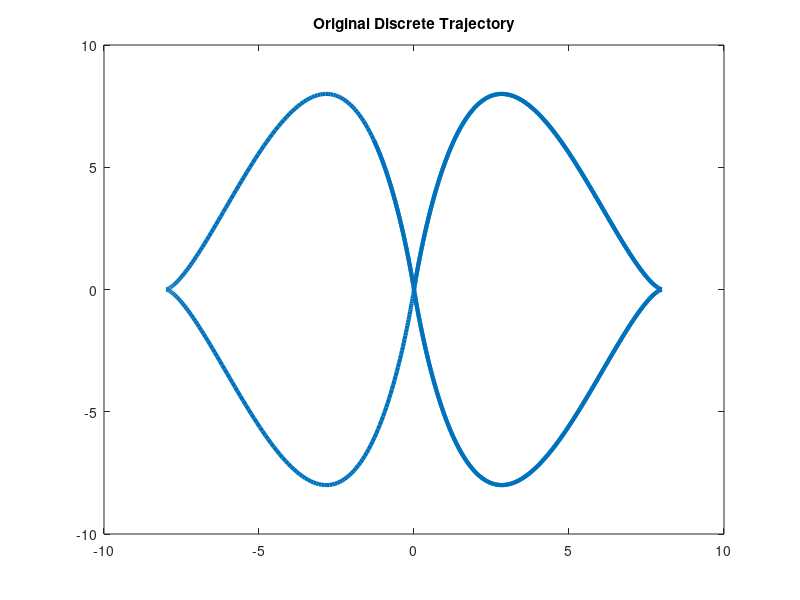

Reproduce this figure in MATLAB. (Note: this script raises an error after producing the figure.)
% velocity motion model based inverse kinematics
% (c) Mohammad Ali rizvi

clear;clc; close all;
T =0.01;
ITER = 1000;
L = 0.5; %robot width
r = 0.25; %wheel radius

t=linspace(-pi,pi,ITER); 
xt = 8*sin(t).^3; yt = 8*sin((2*t)).^3;
%plot(x,y)

N=0:ITER;
x = 8*(sin(N*T)).^3;
y = 8*(sin(2*N*T)).^3;
%figure;
plot(x,y, 'linewidth', 3)
title('Original Discrete Trajectory')
figure;

% initializing
phiN = zeros(1, ITER); w = zeros(1, ITER); v = zeros(1, ITER);
v_r = zeros(1, ITER); v_l = zeros(1, ITER); w_l = zeros(1, ITER); 
w_r = zeros(1, ITER);

for n=2:length(N)-1
    phiN(n) = atan2(y(n) - y(n-1), x(n) - x(n-1));
    
    meu = 0.5*( (sin(phiN(n))*(y(n+1)-y(n))+cos(phiN(n))*(x(n+1)-x(n))) ...
        / (cos(phiN(n))*(y(n+1)-y(n))-sin(phiN(n))*(x(n+1)-x(n))) );
    
    xm = 0.5*(x(n)+x(n+1));
    ym = 0.5*(y(n)+y(n+1));
    
    xs = xm - (meu/2)*(y(n+1)-y(n));
    ys = ym + (meu/2)*(x(n+1)-x(n));

    R = sqrt((x(n)-xs)^2+(y(n)-ys)^2);
    
    theta_1 = atan2(y(n)-ys,x(n)-xs);
    theta_2 = atan2(y(n+1)-ys,x(n+1)-xs);

    delta_phi_n = wrapToPi(theta_1 - theta_2);
    
    w(n) = delta_phi_n / T;
    
    v(n) = R*abs(w(n));
    
    v_r(n) = ( (R + 0.5*L).*w(n)); % right wheel linear velocity
    w_r(n) = v_r(n)/ r; % right wheel angular velocity

    v_l(n) = ( (R - 0.5*L).*w(n)); % left wheel linear velocity
    w_l(n) = v_l(n)/r; % left wheel angular velocity
    
end 

subplot 211
plot(v,'linewidth',2); legend('v_n'); title('linear velocity')
subplot 212
plot(w,'linewidth',2); legend('\omega_n'); title('anguar velocity')
figure;

% R_t = v./w; 
% 
% v_r = ( (R_t + 0.5*L).*w); % right wheel linear velocity
% w_r = v_r ./ r; % right wheel angular velocity
% 
% v_l = ( (R_t - 0.5*L).*w); % left wheel linear velocity
% w_l = v_l./r; % left wheel angular velocity

subplot 121
plot(w_r,'linewidth',2); legend('\omega_r'); title('w_r')
subplot 122
plot(w_l,'linewidth',2); legend('\omega_l'); title('w_l')
% subplot 223
% plot(v_r); title('v_r')
% subplot 224
% plot(v_l); title('v_l')

% %plotting initializations: 
% axis tight manual % this ensures that getframe() returns a consistent size
% filename = 'testAnimated.gif';
% h = figure; 

x_f = zeros(1, ITER); y_f = zeros(1, ITER); phi_f = zeros(1, ITER); 
for n = 1:ITER-1
%     x_f(n+1) = x_f(n) + (v(n)/w(n))*(-sin(phiN(n))+sin(phiN(n)+w(n)*T));
%     y_f(n+1) = y_f(n) + (v(n)/w(n))*(-cos(phiN(n))+cos(phiN(n)+w(n)*T));
    
    x_f(n+1) = x_f(n) + v(n)*T*cos(phiN(n));
    y_f(n+1) = y_f(n) + v(n)*T*sin(phiN(n));
    
    %phiN(n+1) = phiN(n)+T*w(n);
    
%     %create GIF
%     frame = getframe(h); 
%     im = frame2im(frame); 
%     [imind,cm] = rgb2ind(im,256); 
%     % Write to the GIF File 
%     if n == 2
%       imwrite(imind,cm,filename,'gif', 'Loopcount',inf); 
%     else 
%       imwrite(imind,cm,filename,'gif','WriteMode','append'); 
%     end 

end
figure;
hold on
plot(x_f,y_f,'linewidth',1.5)
plot(x,y,'linewidth',2)
legend('Recovered','True')
xlabel('x'); ylabel('y');
title('Recovered trajectory')

% figure()
% hold on 
%  
% plot(x_f, y_f, 'linewidth', 6); 
% plot(x,y,'linewidth',2);
% legend('Calculated Path', 'Original Path')
% hold off
% 
% print -deps figures/OutputFig
